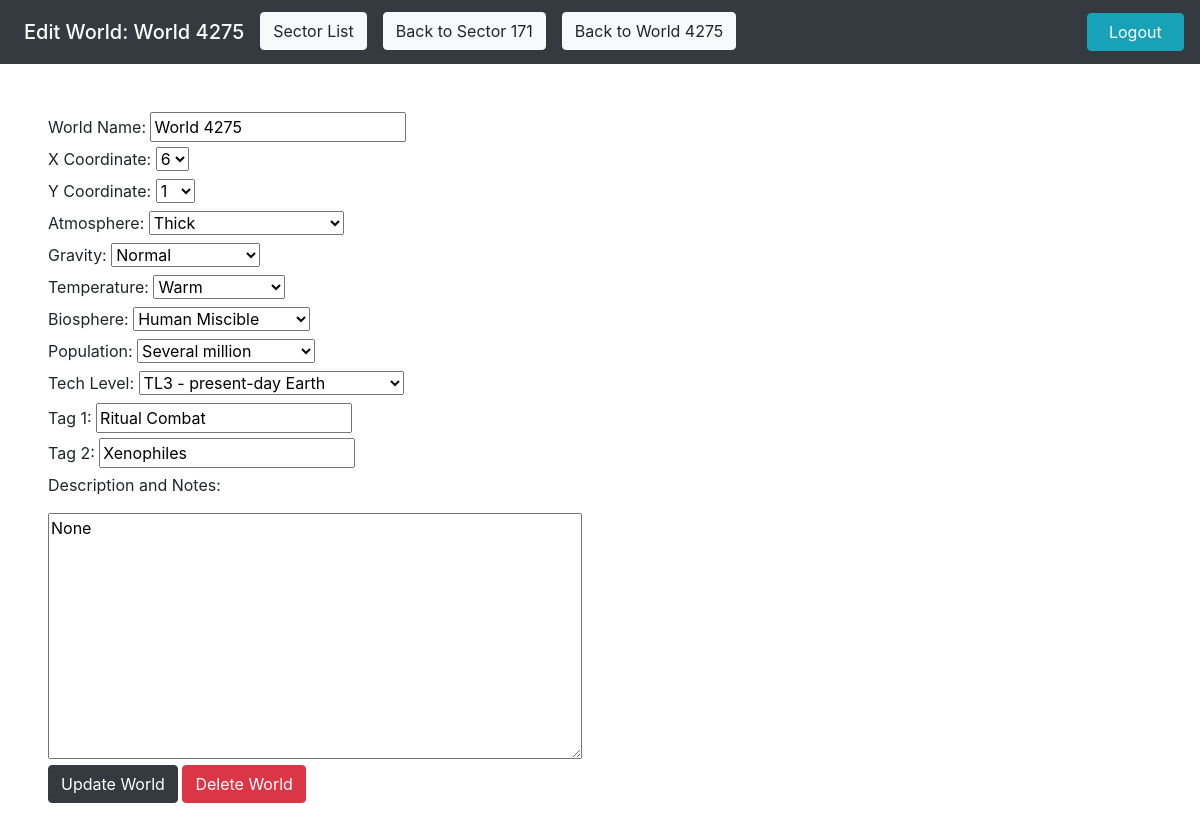
The app's page /swn/editworld/4275 (signed in) with its own data.
### swn_app/models.py (models this page shows)
class World(models.Model):
    name = models.CharField(max_length=45, null=True)
    desc = models.TextField(null=True)
    x_coord = models.IntegerField()
    y_coord = models.IntegerField()
    tag1 = models.CharField(max_length=45)
    tag2 = models.CharField(max_length=45)
    atmosphere = models.CharField(max_length=45)
    temperature = models.CharField(max_length=45)
    biosphere = models.CharField(max_length=45)
    population = models.CharField(max_length=45)
    gravity = models.CharField(max_length=45)
    techlevel = models.CharField(max_length=45)
    sector = models.ForeignKey(Sector, related_name="systems", on_delete=models.CASCADE)
    created_at = models.DateTimeField(auto_now_add=True)
    updated_at = models.DateTimeField(auto_now=True)

class Sector(models.Model):
    name = models.CharField(max_length=45, null=True)
    desc = models.TextField(null=True)
    public = models.BooleanField()
    map = models.ImageField(null=True)
    owned_by = models.ForeignKey(User, related_name="sectors", on_delete=models.CASCADE)
    created_at = models.DateTimeField(auto_now_add=True)
    updated_at = models.DateTimeField(auto_now=True)

### swn_app/views.py (the view)
# urls.py: path('/editworld/<int:worldid>', views.editworld),
def editworld(request, worldid):
    user = User.objects.get(id=request.session['userid'])
    current_sector = World.objects.get(id=worldid).sector
    if current_sector.owned_by != user:
        return redirect('/swn')
    else:
        context = {
            'world' : World.objects.get(id=worldid)
        }
        return render(request, 'editworld.html', context)

### swn_app/templates/editworld.html (shortened to what this page needs)
<!DOCTYPE html>
<html lang="en">
<head>
    {% load static %}
    <link rel="stylesheet" href="https://stackpath.bootstrapcdn.com/bootstrap/4.4.1/css/bootstrap.min.css">
</head>
<body>
    <nav class="navbar navbar-expand-lg navbar-dark bg-dark">
        <ul class="navbar-nav mr-auto col-11">
            <li class="nav-item"><span class="navbar-brand mx-2 my-1 h2">Edit World: {{world.name}}</span></li>
            <li class="nav-item"><a href="/swn" class="nav-item btn btn-light mx-2 my-1">Sector List</a></li>
            <li class="nav-item"><a href="/swn/sectordetail/{{world.sector.id}}" class="nav-item btn btn-light mx-2 my-1">Back to {{world.sector.name}}</a></li>
            <li class="nav-item"><a href="/swn/worlddetail/{{world.id}}" class="nav-item btn btn-light mx-2 my-1">Back to {{world.name}}</a></li>
        </ul>
        <a href="/logout" class="nav-item btn btn-info my-1 col-1">Logout</a>
    </nav>
    <div class="form-group form-group-lg mx-5 my-5">
        <form action="/swn/updateworld/{{world.id}}" method="POST">
            <label for="world_name">World Name:</label>
            <input id="world_name" type="text" name="world_name" value="{{world.name}}"><br>
            <label for="x_coord">X Coordinate:</label>
            <select id="xcoord" name="x_coord">
                <option value=6 {% if world.x_coord == 6 %} selected {% endif %}>6</option>
            </select><br>
            <label for="y_coord">Y Coordinate:</label>
            <select id="y_coord" name="y_coord">
                <option value=1 {% if world.y_coord == 1 %} selected {% endif %}>1</option>
            </select><br>
            <label for="atmosphere">Atmosphere:</label>
            <select id="atmosphere" name="atmosphere">
                <option value="Thick" {% if world.atmosphere == "Thick" %} selected {% endif %}>Thick</option>
            </select><br>
            <label for="gravity">Gravity:</label>
            <select id="gravity" name="gravity">
                <option value="Normal" {% if world.gravity == "Normal" %} selected {% endif %}>Normal</option>
            </select><br>
            <label for="temperature">Temperature:</label>
            <select id="temperature" name="temperature">
                <option value="Warm" {% if world.temperature == "Warm" %} selected {% endif %}>Warm</option>
            </select><br>
            <label for="biosphere">Biosphere:</label>
            <select id="biosphere" name="biosphere">
                <option value="Human Miscible" {% if world.biosphere == "Human Miscible" %} selected {% endif %}>Human Miscible</option>
            </select><br>
            <label for="population">Population:</label>
            <select id="population" name="population">
                <option value="Several million" {% if world.population == "Several million" %} selected {% endif %}>Several million</option>
            </select><br>
            <label for="techlevel">Tech Level:</label>
            <select id="techlevel" name="techlevel">
                <option value="TL3 - present-day Earth" {% if world.techlevel == "TL3 - present-day Earth" %} selected {% endif %}>TL3 - present-day Earth</option>
            </select><br>
            <label for="tag1">Tag 1:</label>
            <input id="tag1" type="text" name="tag1" value="{{world.tag1}}"><br>
            <label for="tag2">Tag 2:</label>
            <input id="tag2" type="text" name="tag2" value="{{world.tag2}}"><br>
            <p>Description and Notes:</p>
            <textarea rows="10" cols="50" name="desc">{{world.desc}}</textarea><br>
            <button class="btn btn-dark" type="submit">Update World</button>
            <a href="/swn/confirmworlddelete/{{world.id}}" class="btn btn-danger">Delete World</a>
        </form>
    </div>
</body>
</html>

### records on screen
World: name "World 4275", sector.name "Sector 171", world_name "World 4275", x_coord "6", y_coord "1", atmosphere "Thick", gravity "Normal", temperature "Warm", biosphere "Human Miscible", population "Several million", techlevel "TL3 - present-day Earth", tag1 "Ritual Combat", tag2 "Xenophiles", desc "None"
